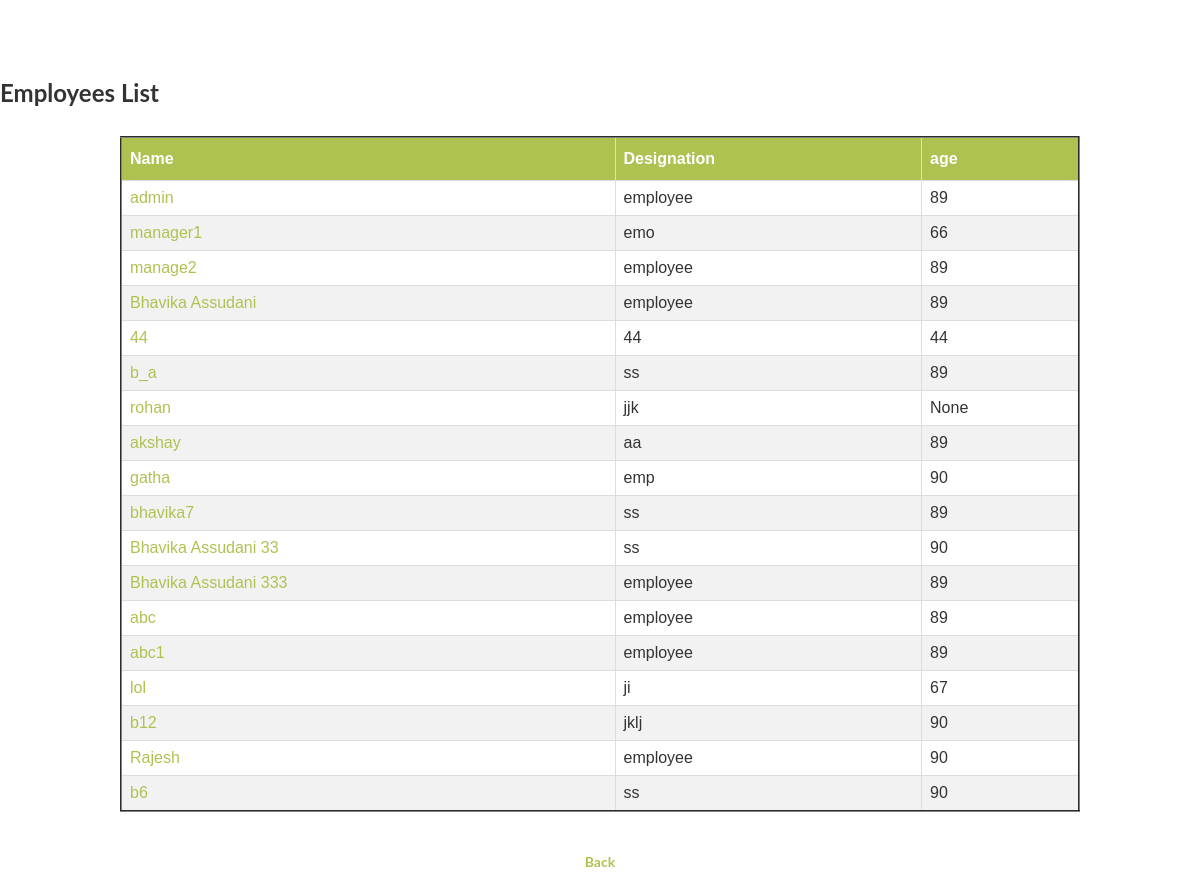
Screenshot of /list (signed in) with the database file from the repository.
### app.py (models this page shows, shortened)
class Employees(db.Model):
    name = db.Column(db.String(100), primary_key=True)
    designation = db.Column(db.String(100))
    salary = db.Column(db.Integer)
    address = db.Column(db.String(100))
    pNumber = db.Column(db.Integer)
    manager = db.Column(db.String(200))
    password = db.Column(db.String(200))
    age = db.Column(db.Integer)
    isManager=db.Column(db.Boolean)

### app.py (the view)
@app.route('/list')
def list_employees():
    logged_in=session['name']
    employee = Employees.query.filter_by(name=logged_in).first()
    if(employee.isManager):
        rows=Employees.query.filter_by(manager=logged_in).all()
        return render_template('/list_employees.html', rows=rows)
    else:
        return render_template('/list_employees.html', rows=Employees.query.all())

### templates/list_employees.html (shortened to what this page needs)
<head>
    <link href="https://maxcdn.bootstrapcdn.com/bootstrap/3.3.7/css/bootstrap.min.css" rel="stylesheet">
    <link type= "text/css" rel="stylesheet" href="{{ url_for('static', filename='styles.css') }}" >
</head>
<body>
   <br>
 <br>
 <br>
 <h3 >Employees List</h3>
 <br>
     <table border="2" padding = "5" align="center">
         <thead>
            <tr>
               <th>Name</th>
                <th>Designation</th>
               <th>age</th>
            </tr>
         </thead>
         <tbody>
            {% for x in rows %}
            <tr>
                  <td><a  href="{{ url_for('displayEmp',employee=x) }}"  >{{ x.name }}</a></td>
                  <td>{{ x.designation }}</td>
                  <td>{{ x.age }}</td>
               </tr>
            {% endfor %}
         </tbody>
      </table>
<br>
 <br>
<center>
     <a href="{{ url_for('back_emp') }}">Back</a>
</center>
</body>

### static/styles.css (style rules this page uses)
body, html { width: 100%; height: 100%; }
body, h1, h2, h3 { font-family: "Lato", "Helvetica Neue", Helvetica, Arial, sans-serif; font-weight: 700; }
a, .navbar-default .navbar-brand, .navbar-default .navbar-nav>li>a { color: #aec251; }
table { font-family: "Trebuchet MS", Arial, Helvetica, sans-serif; border-collapse: collapse; align:center; margin-right:10%; width: 80%; }
td, th { border: 1px solid #ddd; padding: 8px; }
tr:nth-child(even) { background-color: #f2f2f2; }
th { padding-top: 12px; padding-bottom: 12px; text-align: left; background-color: #aec251; color: white; }

### rows the page displays
Employees: name "admin", designation "employee", age "89"
Employees: name "manager1", designation "emo", age "66"
Employees: name "manage2", designation "employee", age "89"
Employees: name "Bhavika Assudani", designation "employee", age "89"
Employees: name "44", designation "44", age "44"
Employees: name "b_a", designation "ss", age "89"
Employees: name "rohan", designation "jjk", age "None"
Employees: name "akshay", designation "aa", age "89"
Employees: name "gatha", designation "emp", age "90"
Employees: name "bhavika7", designation "ss", age "89"
Employees: name "Bhavika Assudani 33", designation "ss", age "90"
Employees: name "Bhavika Assudani 333", designation "employee", age "89"
Employees: name "abc", designation "employee", age "89"
Employees: name "abc1", designation "employee", age "89"
Employees: name "lol", designation "ji", age "67"
Employees: name "b12", designation "jklj", age "90"
Employees: name "Rajesh", designation "employee", age "90"
Employees: name "b6", designation "ss", age "90"
